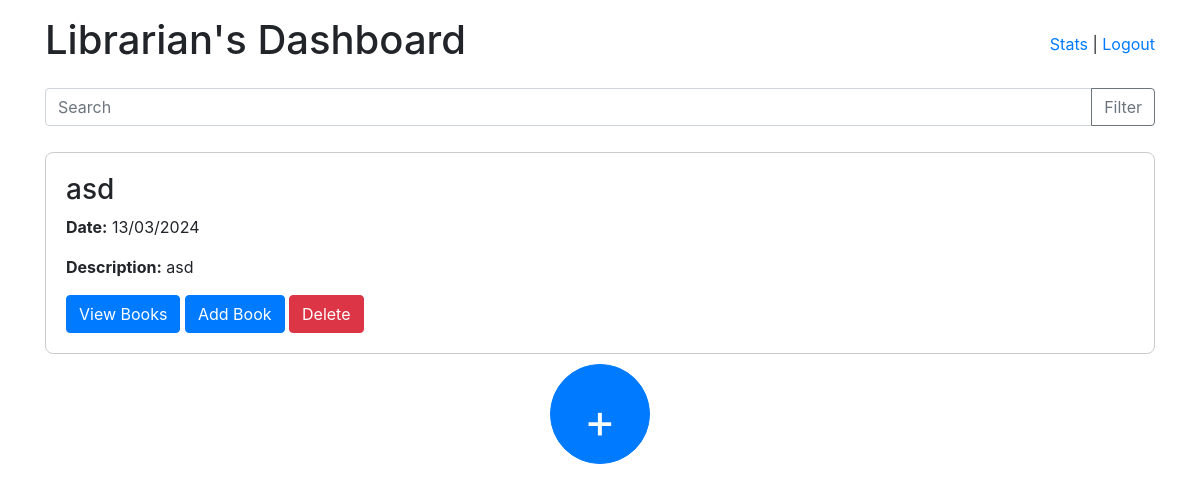
The page /librarian_dashboard (signed in) on the database as committed earlier.
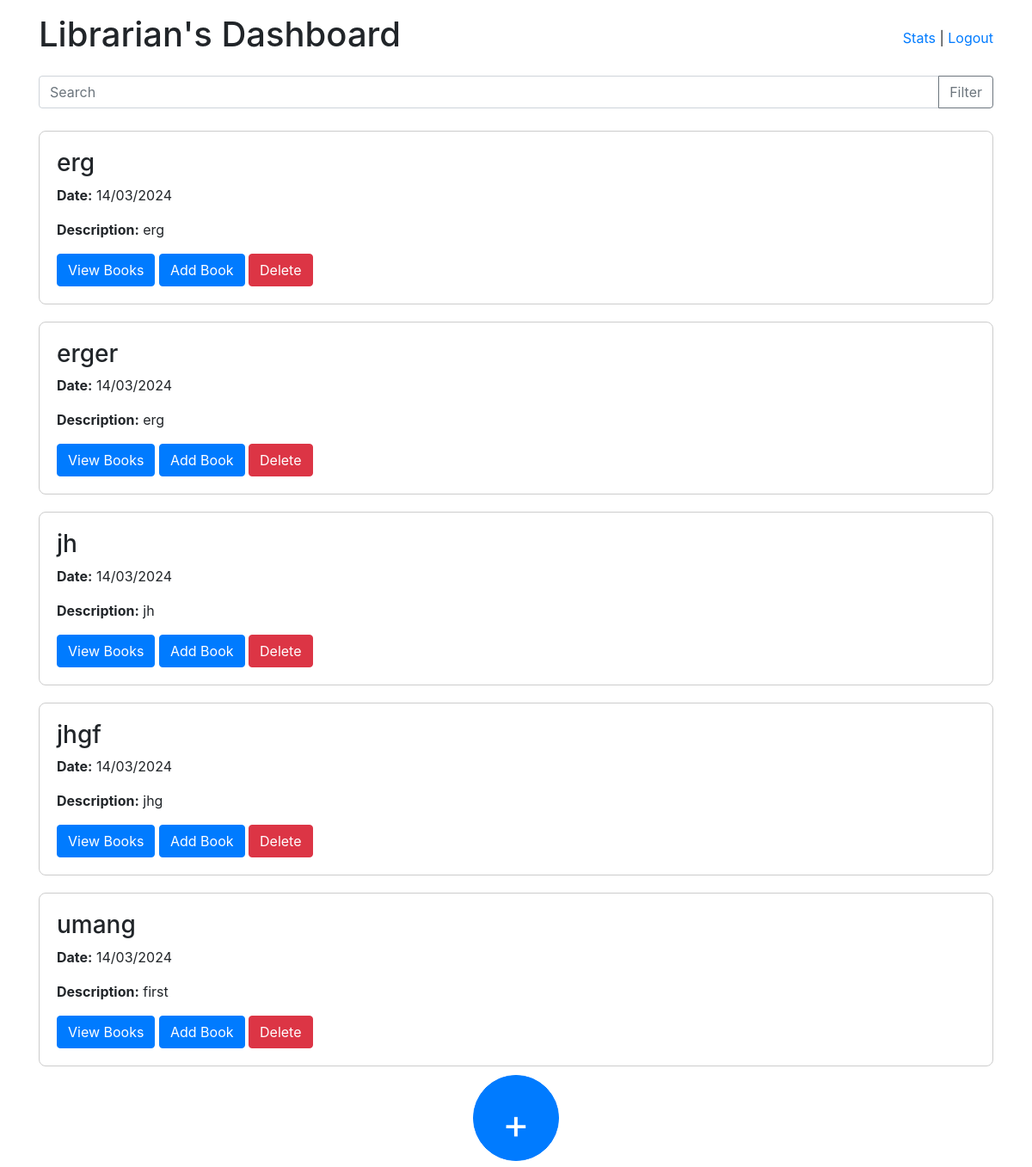
The same page on the database as committed later.
### app.py (models this page shows)
class Section(db.Model):
    id = db.Column(db.Integer, primary_key=True)
    title = db.Column(db.String(100), nullable=False)
    date_created = db.Column(db.DateTime, default=datetime.utcnow, nullable=False)
    description = db.Column(db.String(500), nullable=True)
    user_id = db.Column(db.Integer, db.ForeignKey('user.id'))
    books = db.relationship('Book', back_populates='section')

### app.py (the view)
@app.route('/librarian_dashboard')
def librarian_dashboard():
    if 'librarian_id' in session:
        librarian_id = session['librarian_id']
        sections = Section.query.filter_by(user_id=librarian_id).all()
        return render_template('librarian_dashboard.html', sections=sections)
    return redirect(url_for('librarian_login')), 403

### templates/librarian_dashboard.html (shortened to what this page needs)
<!DOCTYPE html>
<html lang="en">
<head>
<link rel="stylesheet" href="https://stackpath.bootstrapcdn.com/bootstrap/4.3.1/css/bootstrap.min.css">
</head>
<body>
<div class="container">
  <header class="d-flex justify-content-between align-items-center my-3">
    <h1>Librarian's Dashboard</h1>
    <div>
      <a href="stats.html">Stats</a> |
      <a href="{{ url_for('logout') }}">Logout</a>
    </div>
  </header>
  <div class="input-group mb-3">
    <input type="text" class="form-control" placeholder="Search" aria-label="Search">
    <div class="input-group-append">
      <button class="btn btn-outline-secondary" type="button">Filter</button>
    </div>
  </div>
  <div class="section-container">
    {% for section in sections %}
    <div class="section-card">
      <h3>{{ section.title }}</h3>
      <p><strong>Date:</strong> <span>{{ section.date_created.strftime('%d/%m/%Y') }}</span></p>
      <p><strong>Description:</strong> <span>{{ section.description }}</span></p>
        <a href="{{ url_for('view_books', section_id=section.id) }}" class="btn btn-primary">View Books</a>
        <a href="{{ url_for('add_book', section_id=section.id) }}" class="btn btn-primary">Add Book</a>
      <form action="{{ url_for('delete_section', section_id=section.id) }}" method="post" style="display:inline;">
        <button type="submit" class="btn btn-danger">Delete</button>
      </form>
    </div>
    {% else %}
    <p>No sections added yet.</p>
    {% endfor %}
    <a href="{{ url_for('add_section_form') }}" class="add-section-btn btn btn-primary">+</a>
  </div>
</div>
</body>
</html>

### templates/librarian_dashboard.html (style rules this page uses)
.section-card { border: 1px solid #ccc; border-radius: 8px; padding: 20px; margin: 10px 0; width: 100%; }
.section-container { display: flex; flex-direction: column; align-items: center; }
.add-section-btn { width: 100px; height: 100px; border-radius: 50%; font-size: 48px; line-height: 100px; text-align: center; }

Rows that differ between the two databases and show on the page:
removed Section: title "asd", date_created "13/03/2024", description "asd"
added Section: title "erg", date_created "14/03/2024", description "erg"
added Section: title "erger", date_created "14/03/2024", description "erg"
added Section: title "jh", date_created "14/03/2024", description "jh"
added Section: title "jhgf", date_created "14/03/2024", description "jhg"
added Section: title "umang", date_created "14/03/2024", description "first"
